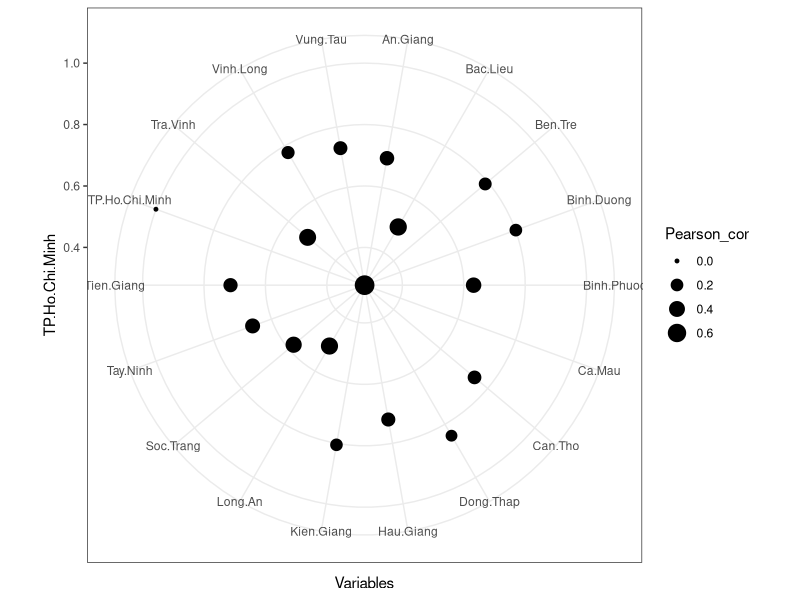
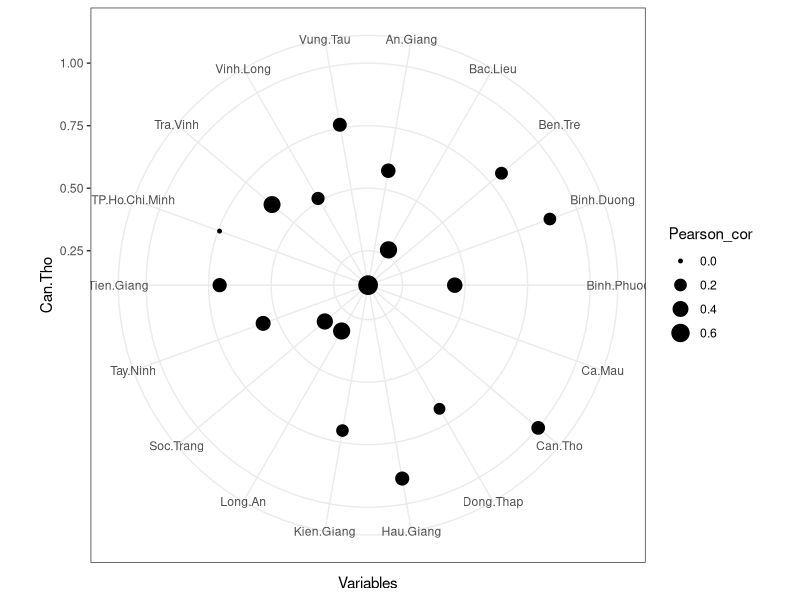

R code for these plots, in order:
# Thiết lập một số gói lệnh liên quan
library(ggplot2)
library(tidyverse)

# Truy cập đường dẫn dữ liệu
setwd("D:/PCA_for_Covid19-main/Data")

covid_case <- read.csv("covid_case.csv",
                      header = TRUE,
                      sep = ",",
                      stringsAsFactors = FALSE)

# Thiết lập định dạng
case_data <- covid_case %>% select(-Day)

# Dữ liệu ma trận tương quan
cor_data <- case_data %>% cor() %>% data.frame()

# Chuẩn hóa các trục x, y
Pearson_cor <- 1 - cor_data$TP.Ho.Chi.Minh
Variables <- cor_data %>% names()

# Tương quan theo biến chính
cor_HCMC <- cor_data %>% 
                ggplot(., 
                       aes(x = Variables, 
                           y = TP.Ho.Chi.Minh, 
                           size = Pearson_cor)) + 
                       geom_point() + 
                       coord_polar() + 
                       theme_bw()
cor_HCMC

# Tương quan Tp. Cần Thơ
cor_CT <- cor_data %>% 
                ggplot(., 
                       aes(x = Variables, 
                           y = Can.Tho, 
                           size = Pearson_cor)) + 
                       geom_point() + 
                       coord_polar() + 
                       theme_bw()
cor_CT
